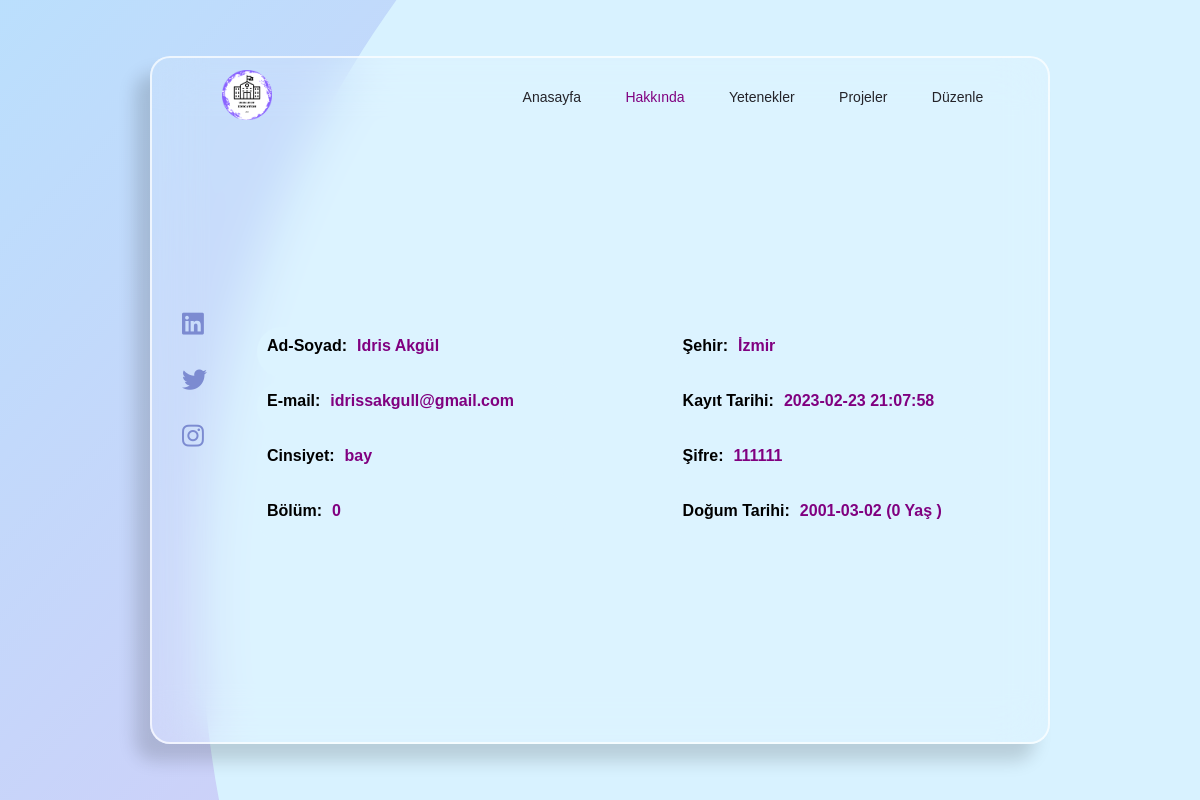
Screenshot of /courses-master/meprofileabout.php?id=31 with the database file from the repository.
### courses-master/meprofileabout.php (the view, shortened to what this page needs)
<?php
include("function.php");
$id=@$_GET["id"];
$data=$db ->prepare("select * from üyeler where id=?");
$data ->execute([
 $id
]);
$_data=$data->fetch(PDO::FETCH_ASSOC);
?>
<!DOCTYPE html>
<html lang="en">
<head>
    <link rel="stylesheet" href="style.css">
    <link rel="stylesheet" href="fontawesome-free-6.1.2-web/css/all.css">
</head>
<body>
    <div class="container">
        <div class="box">
            <nav>
                <a href="userindex.php" class="logo">
                    <img src="img/World of-photoaidcom-cropped (5).png" alt="" style="width: 50px;height: 50px;">
                </a>
                <ul>
                <?=  '    <li><a href="meprofile.php?id='.$_data["id"].'">Anasayfa</a></li>';?>
                <?=  '  <li><a href="meprofileabout.php?id='.$_data["id"].'" style="color:purple">Hakkında</a></li>';?>
                <?=  '    <li><a href="meprofileyetenek.php?id='.$_data["id"].'">Yetenekler</a></li>';?>
                <?=  '    <li><a href="meprofileprojeler.php?id='.$_data["id"].'">Projeler</a></li>';?>
                <?=  '    <li><a href="meprofileedit.php?id='.$_data["id"].'">Düzenle</a></li>';?>
                </ul>
            </nav>
            <div class="contains">
<?php
$adsoyad = ucwords($_data["adsoyad"]);
$bolum= mb_strtolower($_data["bolum"]);
                        $bolum =ucwords($bolum);
$dogumTarihi = $_SESSION["dogumtarihi"];
$bugun = date("Y-m-d");
$diff = date_diff(date_create($dogumTarihi), date_create($bugun));
?>
                <div class="section-1">
                <div class="kutu">
                <h4>Ad-Soyad:</h4>
                <h4><?=$adsoyad?></h4>
</div>
<div class="kutu">
<h4> E-mail:</h4>
<h4><?=$_data["eposta"]?></h4>
</div>
<div class="kutu">
<h4> Cinsiyet:</h4>
<h4><?=$_data["cinsiyet"]?></h4>
</div>
<div class="kutu">
<h4>Bölüm:</h4>
<h4><?=$bolum?></h4>
</div>
                </div>
                <div class="section-2">
                <div class="kutu">
                <h4>Şehir:</h4>
                <h4><?=$_data["adres"]?></h4>
</div>
<div class="kutu">
<h4>  Kayıt Tarihi:</h4>
<h4><?=$_data["datetime"]?></h4>
</div>
<div class="kutu">
<h4> Şifre:</h4>
<h4><?=$_data["sifre"]?></h4>
</div>
<div class="kutu">
 <h4> Doğum Tarihi:</h4>
 <h4><?=$_data["dogumtarihi"].' '?>(<?=$diff->format('%y').' '.'Yaş'?> )</h4>
</div>
                </div>
                <div class="section-3">
                    <a href="<?=$_data["linkedln"]?>"><i class="fa-brands fa-linkedin"></i></a>
                    <a href="<?=$_data["twitter"]?>"><i class="fa-brands fa-twitter"></i></a>
                    <a href="<?=$_data["insta"]?>"><i class="fa-brands fa-instagram"></i></a>
                </div>
            </div>
        </div>
    </div>
</body>
</html>

### courses-master/style.css (style rules this page uses)
* { padding: 0; margin: 0; box-sizing: border-box; font-family: sans-serif; text-decoration: none; }
.container { height: 100vh; width: 100%; position: relative; background: url(background.png); display: flex; justify-content: center; align-items: center; }
.container .box { height: 86vh; width: 75%; padding: 0 20px; background: rgba(255, 255, 255, 0.1); z-index: 10; display: flex; position: relative; border-radius: 20px; border: 2px solid rgba(255, 255, 255, 0.7); backdrop-filter: blur(25px); box-shadow: -15px 17px 17px rgba(10, 10, 10, 0.15); }
.container .box nav { height: 7%; width: 95%; position: absolute; display: flex; align-items: center; justify-content: space-between; margin: 15px auto; padding: 20px; }
.container .box nav ul li { display: inline-block; padding: 0 20px; list-style: none; }
.container .box nav ul li a { font-size: 14px; font-weight: 400; cursor: pointer; color: #242329; transition: 0.3s }
.container .box nav .logo { font-size: 35px; color: #242329; font-weight: bold; margin-top: 5px; margin-left: 30px; }
.container .box .contains { position: relative; display: flex; justify-content: space-between; align-items: center; width: 100%; margin-top: 8%; padding-left: 80px; }
.contains .section-1 { position: relative; width: 40%; }
.contains .section-2 { width: 40%; margin-right: 50px; }
.contains .section-3 { display: flex; flex-direction: column; gap: 30px; position: absolute; left: 10px; top: 30%; }
.contains .section-3 a i { font-size: 25px; cursor: pointer; color: #7c8bd1; transition: 0.3s; }
.kutu { background-color: rgb(220, 243, 255); display: flex; width: 100%; height: 50px; border-radius: 30px; margin: 5px; }
.kutu h4 { margin-left: 10px; margin-top: 10px; }
.kutu h4:nth-child(2) { margin-left: 10px; margin-top: 10px; color: purple; }

### rows the page displays
üyeler: adsoyad "Idris Akgül", eposta "idrissakgull@gmail.com", cinsiyet "bay", bolum "0", adres "İzmir", datetime "2023-02-23 21:07:58", sifre "111111", dogumtarihi "2001-03-02"

### other values shown
$diff->format('%y') "0"
